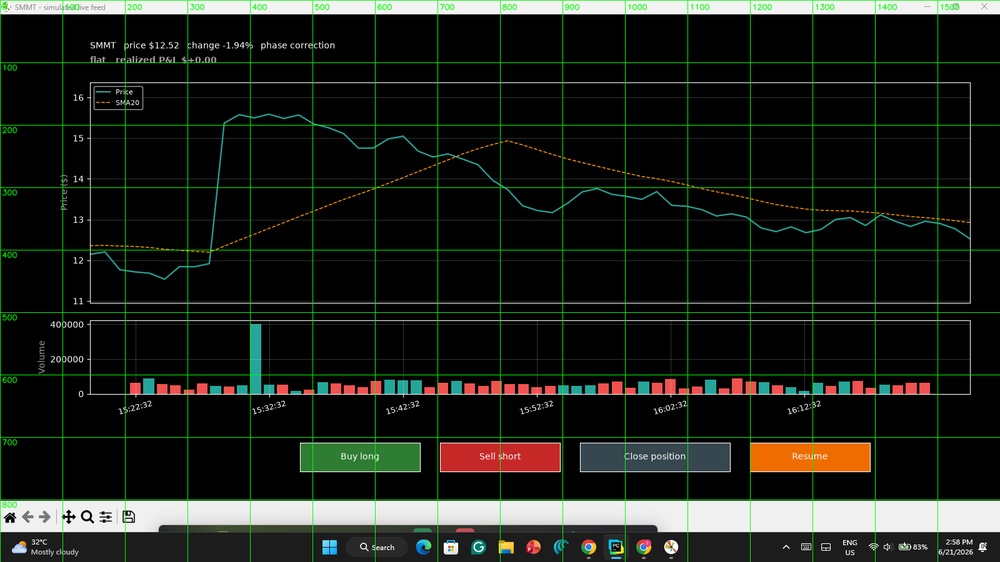
#> input picture trading_ai/region_finder.png, 1000 x 562 px, shrunk from 1600 x 900 before the run
$ python -i vision_chart_detector.py   (imports and definitions only)
#> lines starting #> are read from the running program, lines starting #| are printed output that depends on the picture; after the words box and inside, x2 and y2 are one past the last pixel; in counts of white or black regions, pixels touching at a corner belong together
#> further down, picture is the input picture: shape (562, 1000, 3); mean B, G, R 25.6, 33.1, 28.1
"""
Eye 2, Stage 3 — Chart Region Detector.

Finds WHERE the price chart is on the screen, so OCR and analysis can focus
on just that area and ignore everything else (browser tabs, YouTube videos,
chat windows, the other half of a split screen...).

How it works: candlestick charts are visually loud — lots of saturated
green/red (or teal/red) pixels clustered in one rectangular area. We:
  1. mask pixels in candle-green and candle-red color ranges (HSV)
  2. dilate the mask so individual candles merge into one blob
  3. take the largest connected blob and its bounding box
  4. report which side of the screen it sits on: left / right / center

If no candle colors are found (line chart instead of candles), a second
pass looks for the classic blue line-chart color.

Pixels in, rectangle out — this module never clicks or types anything.
"""

from __future__ import annotations

from dataclasses import dataclass
from typing import Optional

import cv2
import numpy as np


@dataclass
class ChartRegion:
    left: int
    top: int
    width: int
    height: int
    side: str        # "left" | "right" | "center"
    chart_type: str  # "candles" | "line"
    density: float   # fraction of chart-colored pixels inside the box (quality hint)

    def crop(self, image: np.ndarray) -> np.ndarray:
        return image[self.top: self.top + self.height,
                     self.left: self.left + self.width]

    def as_mss_region(self) -> dict:
        return {"left": self.left, "top": self.top,
                "width": self.width, "height": self.height}


def _candle_mask(bgr: np.ndarray) -> np.ndarray:
    """Pixels colored like bullish (green/teal) or bearish (red) candles."""
    hsv = cv2.cvtColor(bgr, cv2.COLOR_BGR2HSV)
#> hsv: shape (562, 1000, 3); mean H, S, V 12.5, 37.3, 36.4
    green = cv2.inRange(hsv, (40, 60, 60), (95, 255, 255))
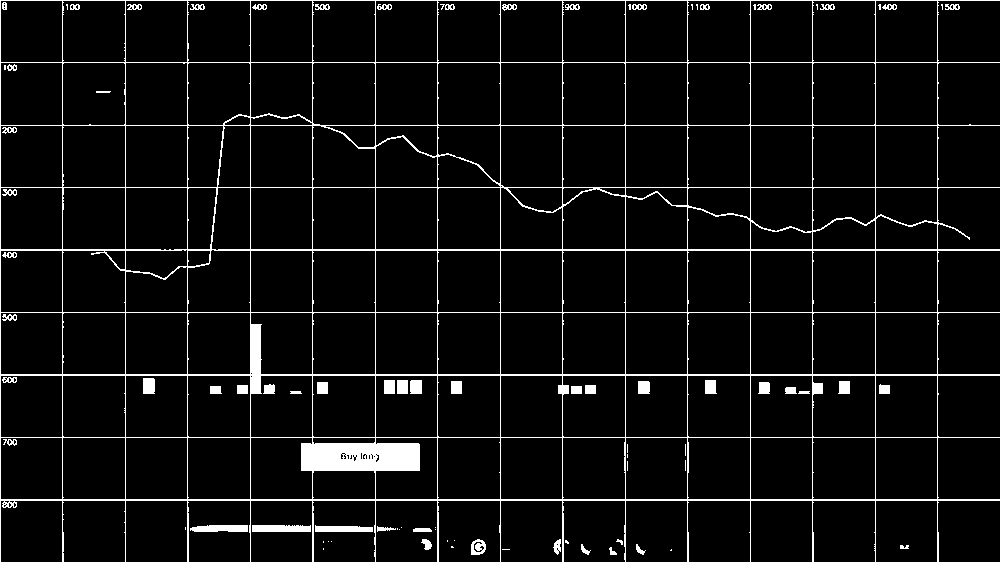
#> green: shape (562, 1000); 5.9% white; 87 white regions (30 under 20 px), largest, box (x1, y1, x2, y2) and area: (0, 0, 1000, 562) 27650, (252, 525, 311, 532) 398, (190, 525, 248, 532) 364
    red_lo = cv2.inRange(hsv, (0, 60, 60), (10, 255, 255))
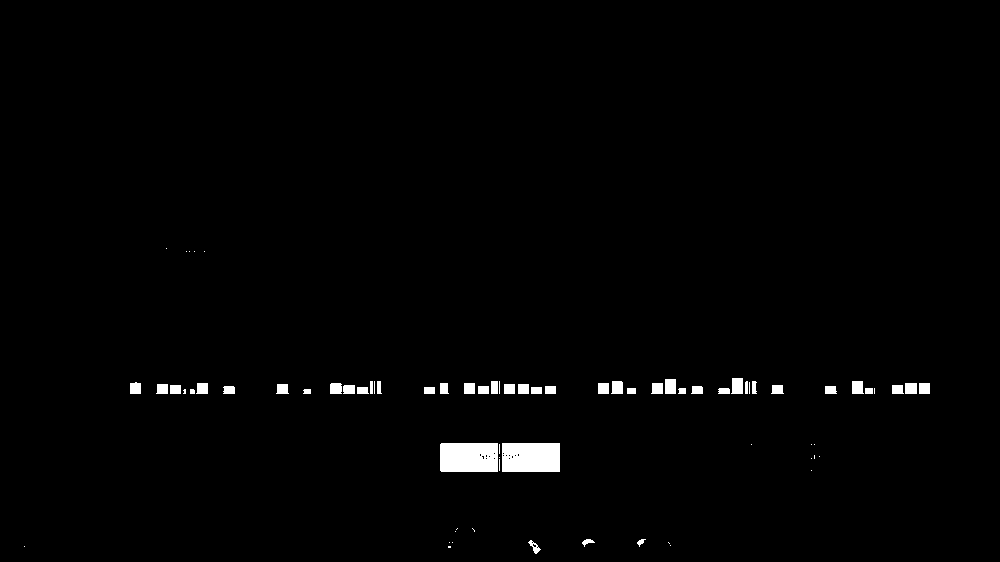
#> red_lo: shape (562, 1000); 1.3% white; 74 white regions (29 under 20 px), largest, box (x1, y1, x2, y2) and area: (502, 443, 560, 472) 1672, (440, 443, 498, 472) 1668, (731, 378, 743, 394) 177
    red_hi = cv2.inRange(hsv, (170, 60, 60), (180, 255, 255))
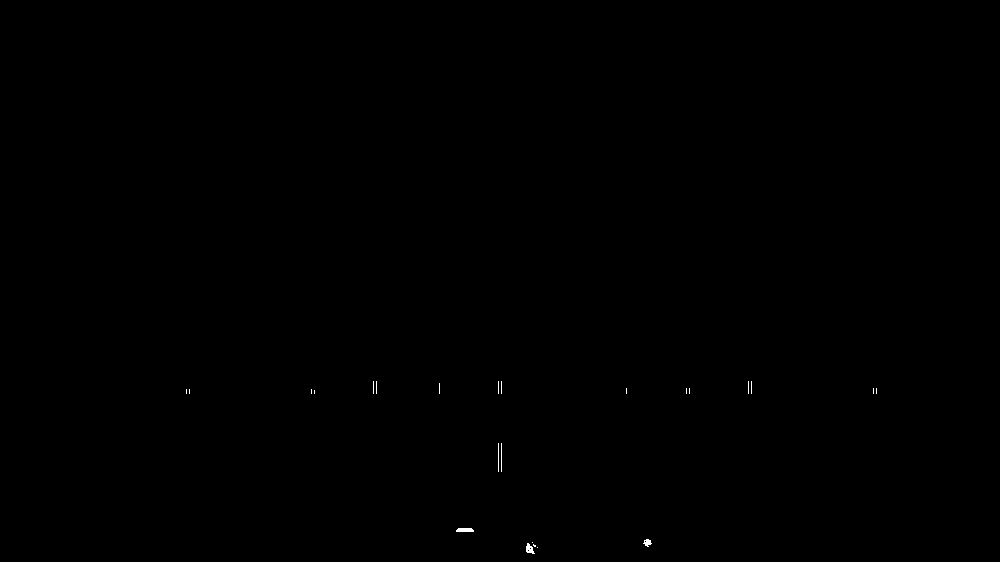
#> red_hi: shape (562, 1000); 0.07% white in thin lines or dots, all inside (x1, y1, x2, y2) = (186, 381, 877, 554)
    return green | red_lo | red_hi
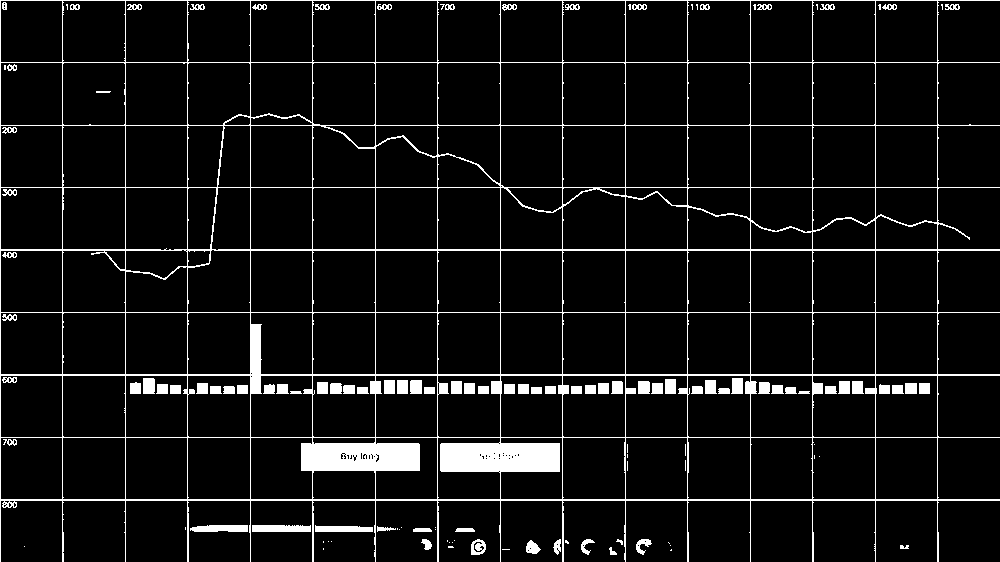
#> returned value: shape (562, 1000); 7.3% white; 126 white regions (38 under 20 px), largest, box (x1, y1, x2, y2) and area: (0, 0, 1000, 562) 31846, (252, 525, 311, 532) 398, (190, 525, 248, 532) 364


# [80 lines left out: functions _line_mask, _largest_blob_bbox, find_chart_region, not called in this run]


# ---- quick manual test -----------------------------------------------------

# [13 lines not run here, left out]

>>> import cv2
>>> picture = cv2.imread('region_finder.png')
>>> result = _candle_mask(picture)
